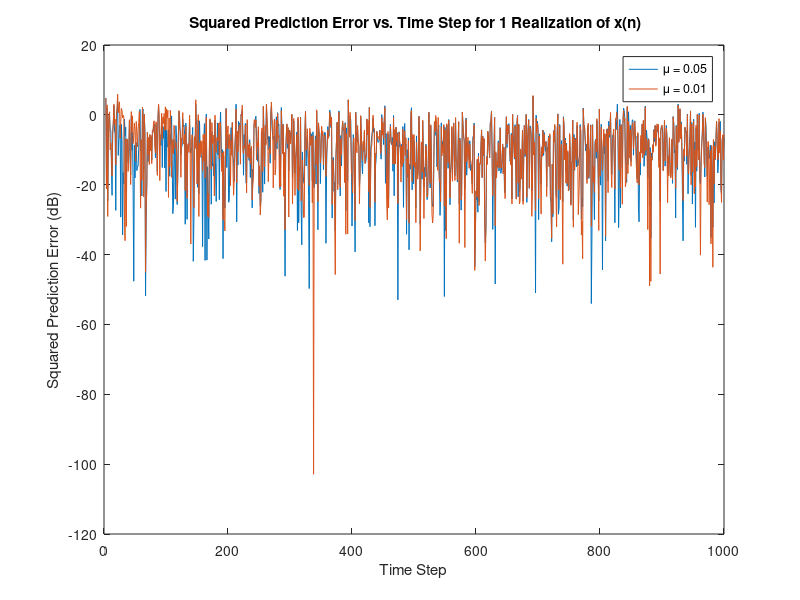
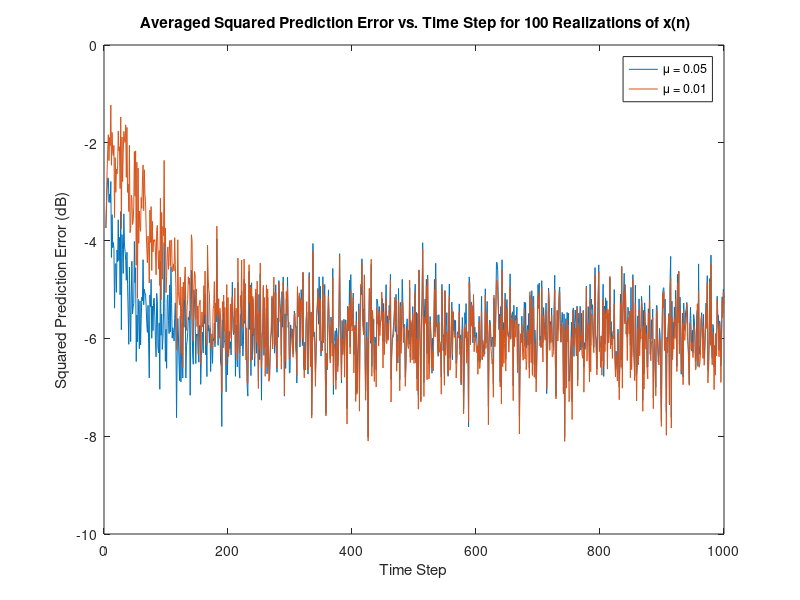
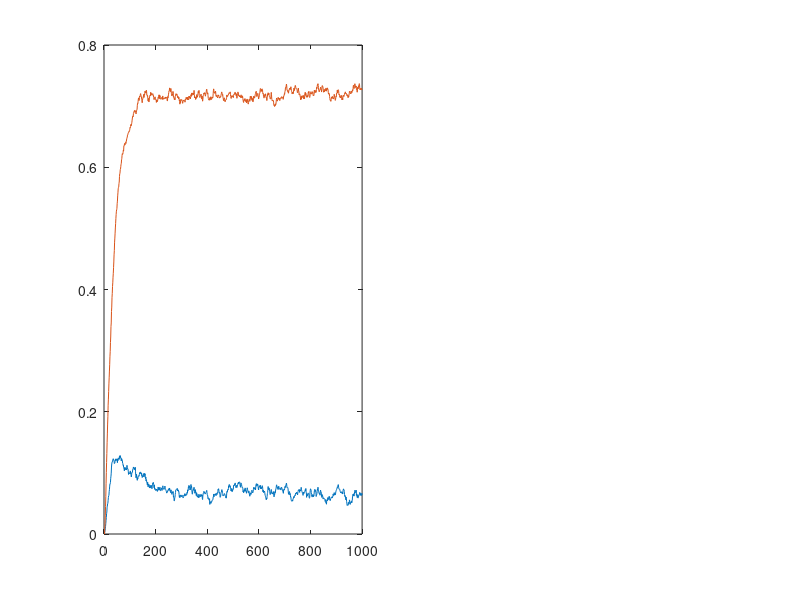

The MATLAB source for these figures, in order: (Note: this script raises an error after producing the figures.)
%% (b)  LMS adaptive predictor for 1 realization

%% Initialization
N =1000; % Number of samples
noise_var = 0.25; % Noise variance
a = [1, -0.1, -0.8]; % AR process coefficients
mu = [0.05, 0.01]; % Step sizes for the LMS algorithm
Num_iter = 1; % Number of realizations for averaging

% Preallocate matrices for error storage
error_matrix_1 = zeros(Num_iter, N); % For mu = 0.05
error_matrix_2 = zeros(Num_iter, N); % For mu = 0.01

%% Process Multiple Realizations
for iter = 1:Num_iter
    % Generate AR process
    h = sqrt(noise_var) * randn(N, 1); % White Gaussian noise
    x = filter(1, a, h); % AR model output
    
    % Initialize errors and weights for each mu
    errors_1 = zeros(N, 1);
    errors_2 = zeros(N, 1);
    weights_1 = zeros(2, N+1); % Including weight at n=0
    weights_2 = zeros(2, N+1); % Including weight at n=0
    
    % LMS Algorithm
    for n = 3:N % Start from 3 since we need x(n-1) and x(n-2)
        % Current input vector
        xn = [x(n-1); x(n-2)];
        
        % Update for mu = 0.05
        x_hat_1 = weights_1(:,n)' * xn;
        errors_1(n) = x(n) - x_hat_1;
        weights_1(:,n+1) = weights_1(:,n) + mu(1) * errors_1(n) * xn;
        
        % Update for mu = 0.01
        x_hat_2 = weights_2(:,n)' * xn;
        errors_2(n) = x(n) - x_hat_2;
        weights_2(:,n+1) = weights_2(:,n) + mu(2) * errors_2(n) * xn;
    end
    
    % Store squared prediction errors
    error_matrix_1(iter, :) = errors_1.^2;
    error_matrix_2(iter, :) = errors_2.^2;
end

% Calculate mean squared error in dB
mse_1_dB = 10 * log10(mean(error_matrix_1, 1));
mse_2_dB = 10 * log10(mean(error_matrix_2, 1));

%% Plotting
figure;

plot(mse_1_dB,  'DisplayName', ['\mu = ', num2str(mu(1))]);
hold on;
plot(mse_2_dB, 'DisplayName', ['\mu = ', num2str(mu(2))]);
title(' Squared Prediction Error vs. Time Step for 1 Realization of x(n)');
xlabel('Time Step');
ylabel('Squared Prediction Error (dB)');
legend show;


%% (b) for 100 realizations

%% Initialization
N =1000; % Number of samples
noise_var = 0.25; % Noise variance
a = [1, -0.1, -0.8]; % AR process coefficients
mu = [0.05, 0.01]; % Step sizes for the LMS algorithm
Num_iter = 100; % Number of realizations for averaging

% Preallocate matrices for error storage
error_matrix_1 = zeros(Num_iter, N); % For mu = 0.05
error_matrix_2 = zeros(Num_iter, N); % For mu = 0.01

%% Process Multiple Realizations
for iter = 1:Num_iter
    % Generate AR process
    h = sqrt(noise_var) * randn(N, 1); % White Gaussian noise
    x = filter(1, a, h); % AR model output
    
    % Initialize errors and weights for each mu
    errors_1 = zeros(N, 1);
    errors_2 = zeros(N, 1);
    weights_1 = zeros(2, N+1); % Including weight at n=0
    weights_2 = zeros(2, N+1); % Including weight at n=0
    
    % LMS Algorithm
    for n = 3:N % Start from 3 since we need x(n-1) and x(n-2)
        % Current input vector
        xn = [x(n-1); x(n-2)];
        
        % Update for mu = 0.05
        x_hat_1 = weights_1(:,n)' * xn;
        errors_1(n) = x(n) - x_hat_1;
        weights_1(:,n+1) = weights_1(:,n) + mu(1) * errors_1(n) * xn;
        
        % Update for mu = 0.01
        x_hat_2 = weights_2(:,n)' * xn;
        errors_2(n) = x(n) - x_hat_2;
        weights_2(:,n+1) = weights_2(:,n) + mu(2) * errors_2(n) * xn;
    end
    
    % Store squared prediction errors
    error_matrix_1(iter, :) = errors_1.^2;
    error_matrix_2(iter, :) = errors_2.^2;
end

% Calculate mean squared error in dB
mse_1_dB = 10 * log10(mean(error_matrix_1, 1));
mse_2_dB = 10 * log10(mean(error_matrix_2, 1));

%% Plotting
figure;

plot(mse_1_dB, 'DisplayName', ['\mu = ', num2str(mu(1))]);
hold on;
plot(mse_2_dB,  'DisplayName', ['\mu = ', num2str(mu(2))]);
title(' Averaged Squared Prediction Error vs. Time Step for 100 Realizations of x(n)');
xlabel('Time Step');
ylabel('Squared Prediction Error (dB)');
legend show;


%% (c) LMS Misadjustments

%Theoretical Misadjustment 

% Given values
R_xx = [0.926 0.463; 0.463 0.926]; % Autocorrelation matrix
sigma_eta_squared = 0.25; % Noise variance
mu_values = [0.05, 0.01]; % Step sizes

% Calculate the trace of R_xx
Tr_R_xx = trace(R_xx);

% Calculate theoretical M_LMS for each mu
M_LMS_theoretical = zeros(size(mu_values));
for i = 1:length(mu_values)
    mu = mu_values(i);
    M_LMS_theoretical(i) = mu * Tr_R_xx / 2;
end

% Display theoretical Misadjustment M_LMS
disp('Theoretical Misadjustment (M_LMS) for each mu:');
disp(['mu = 0.05: ', num2str(M_LMS_theoretical(1))]);
disp(['mu = 0.01: ', num2str(M_LMS_theoretical(2))]);

% Estimated Misadjustment 
% Assuming the error stabilizes in the last 20% of the samples
steady_state_range = 800:N;

% Calculate the steady-state MSE for each mu by averaging over the selected steady-state range
steady_state_mse_1 = mean(mean(error_matrix_1(:, steady_state_range)));
steady_state_mse_2 = mean(mean(error_matrix_2(:, steady_state_range)));

% Convert to dB for consistency with previous plots
steady_state_mse_1 = steady_state_mse_1;
steady_state_mse_2 = steady_state_mse_2;

% Display the steady-state MSE in dB
disp(['Steady-state MSE for mu = 0.05: ', num2str(steady_state_mse_1)]);
disp(['Steady-state MSE for mu = 0.01: ', num2str(steady_state_mse_2)]);


% Calculate EMSE from the MSE values by subtracting sigma_eta_squared
EMSE_mu1 = steady_state_mse_1 - sigma_eta_squared;
EMSE_mu2 = steady_state_mse_2- sigma_eta_squared;

% Calculate experimental M
M_experimental_mu1 = EMSE_mu1 / sigma_eta_squared;
M_experimental_mu2 = EMSE_mu2 / sigma_eta_squared;

% Display experimental Misadjustment M
disp(['Experimental Misadjustment (M) for mu = 0.05: ', num2str(M_experimental_mu1)]);
disp(['Experimental Misadjustment (M) for mu = 0.01: ', num2str(M_experimental_mu2)]);



%% (d) Time evolution of Filter coefficients


% Initialization
N = 1000;
Num_iter = 100;
noise_var = 0.25;
a = [1, -0.1, -0.8];
mu_values = [0.05, 0.01];
num_coef = 2;

% Preallocating arrays for storing coefficients
coefficients = zeros(Num_iter, num_coef, N, length(mu_values));

for mu_idx = 1:length(mu_values)
    mu = mu_values(mu_idx);
    for iter = 1:Num_iter
        % Signal generation
        x = filter(1, a, sqrt(noise_var) * randn(N, 1));

        % Initialize LMS variables
        weights = zeros(num_coef, N + 1);
        % Fixing x_n initialization
        x_n = zeros(num_coef, N);
        for k = 1:num_coef
            x_n(k, :) = [zeros(1, k), x(1:N-k)']; % Ensuring the dimensions match for concatenation
        end

        % LMS Algorithm
        for n = 1:N
            % Making sure to properly access x_n columns
            x_hat = weights(:, n)' * x_n(:, n);
            error = x(n) - x_hat;
            weights(:, n + 1) = weights(:, n) + mu * error * x_n(:, n);
        end

        % Store coefficients from this trial
        coefficients(iter, :, :, mu_idx) = weights(:, 2:end);
    end
end

% Calculating and plotting the mean of coefficients
figure;
for mu_idx = 1:length(mu_values)
    subplot(1, 2, mu_idx);
    mean_coeffs = squeeze(mean(coefficients(:, :, :, mu_idx), 1));
    plot(mean_coeffs');
    hold on;
    yline(-a(2), '--', 'Color', 'r', 'LineWidth', 1.2);
    yline(-a(3), '--', 'Color', 'b', 'LineWidth', 1.2);
    hold off;
    
    title(sprintf('Coefficient Evolution for \\mu=%.2f', mu_values(mu_idx)));
    xlabel('Sample');
    ylabel('Coefficient Value');
    legend('Estimated a_1', 'Estimated a_2', 'True a_1', 'True a_2', 'Location', 'best');
    ylim([-1, 1]);
end


%% (f) - Leaky LMS implementation


%% Parameters
a1 = 0.1; a2 = 0.8; std_eta = 0.5;
N = 1000; % Number of samples after removing the transient
num_trials = 100; % Number of independent trials
order = 2; % Order of the AR process

%% Generate the AR process signal
transient_length = 500; % Length of the transient response
total_length = N + transient_length; % Total length including the transient
data = filter([1], [1, -a1, -a2], std_eta * randn(total_length, num_trials));
data = data(transient_length + 1:end, :); % Remove the transient response

%% Learning rates and leakage coefficients
lrs = [0.05, 0.01];
gammas = [0.01, 0.1, 0.5, 0.9];
params_tot = zeros(order, N, num_trials, length(lrs), length(gammas));

%% Initialize the figure for subplots
figure;
plot_counter = 1; % Counter for subplot indexing

%% Leaky LMS algorithm
for j = 1:length(lrs) % For each learning rate
    for k = 1:length(gammas) % For each gamma value
        for trial = 1:num_trials % For each trial
            % Initialize the weights and the error
            weights = zeros(order, 1);
            errors = zeros(N, 1);
            
            for n = order + 1:N % For each time step
                % Flip the data to make the x vector
                x_vec = flip(data(n-order:n-1, trial));
                
                % Calculate the error
                errors(n) = data(n, trial) - weights' * x_vec;
                
                % Update the weights
                weights = (1 - lrs(j) * gammas(k)) * weights + ...
                          lrs(j) * errors(n) * x_vec;
                
                % Store the weights
                params_tot(:, n, trial, j, k) = weights;
            end
        end
        
        % Average the weights over all trials
        mean_weights = squeeze(mean(params_tot(:, :, :, j, k), 3));
        
        % Plotting
        subplot(length(lrs), length(gammas), plot_counter);
        plot(1:N, mean_weights(1, :), 'LineWidth', 1.2);
        hold on;
        plot(1:N, mean_weights(2, :), 'LineWidth', 1.2);
        yline(a1, '--', 'color', 'r', 'LineWidth', 1.2);
        yline(a2, 'k--', 'LineWidth', 1.2);
        title(sprintf('Leaky LMS - \\mu=%.2f, \\gamma=%.2f', lrs(j), gammas(k)));
        xlabel('Sample');
        ylabel('Coefficient Value');
        legend('Estimate a1', 'Estimate a2', 'True a1', 'True a2');
        hold off;
        ylim([-0.1 1])
        % Update the counter for the next subplot
        plot_counter = plot_counter + 1;
    end
end

%% Adjust the figure size if needed
set(gcf, 'Units', 'Normalized', 'OuterPosition', [0, 0, 1, 1]); % Maximize the figure window

%% 2.2 (a) 


clear all; clc;

% Initialization
wo = 0.9;
std_eta = sqrt(0.5);
input = std_eta * randn(1500, 1000);
output = filter([1, wo], [1], input);
output = output(501:end, :); % Remove transient effects
input = input(501:end, :);

% Parameters
rho = 0.001;
alpha = 0.8;
lr_fixed = [0.01, 0.1]; % Fixed LMS learning rates
lr_gass_initial = [0.1, 0.2]; % Initial step sizes for GASS

gass = {'standard', 'ben', 'af', 'mx'};

% Preallocate for parameters
params_tot = zeros(4, 1000, 1000); % For 2 fixed LMS and 2 GASS methods
figure;

for lr_index = 1:length(lr_gass_initial)
    lr_gass = lr_gass_initial(lr_index); % Current GASS learning rate
    lrs = [lr_fixed, repmat(lr_gass, 1, length(gass))]; % Combine learning rates

    % Run simulations for each method
    for methodIndex = 1:length(lrs)
        for trial = 1:1000
            % Adjust method selection for GASS or fixed LMS
            method = 'standard'; % Default for fixed LMS
            if methodIndex > length(lr_fixed) % Select GASS method
                method = gass{methodIndex - length(lr_fixed)};
            end
            
            % Perform LMS or GASS algorithm
            [~, params_tot(methodIndex, :, trial), ~] = ...
                lms_arma(output(:, trial), input(:, trial), 0, 1, lrs(methodIndex), method, rho, alpha, 0);
        end

        % Plot results for this method
        subplot(1, 2, lr_index);
        param_error = -(squeeze(mean(params_tot(methodIndex, :, :), 3) - wo));
        hold on;
        plot(param_error, 'LineWidth', 1.5);
    end

    % Configure plot settings
    set(gca, 'fontsize', 18);
    legend('$\mu=0.01$ (Fixed LMS)', '$\mu=0.1$ (Fixed LMS)', 'Benveniste', 'Ang \& Farhang', 'Matthews \& Xie', ...
           'Interpreter', 'Latex', 'Location', 'best');
    title(sprintf('GASS (Initial Step Size = %.1f) and Fixed LMS Weight Error Curves', lr_gass), 'Interpreter', 'Latex');
    ylabel('Weight Error'); 
    xlabel('Sample');
    ylim([0, 1]);
    hold off;
end



%% 2.2(c)


clear all; clc;
% Computing the parameter and error dynamics for each method
wo = 0.9; std_eta = (0.5).^0.5;
input = std_eta*randn(750, 10000);
output = filter([1, wo], [1], input);
output = output(501:end, :); % remove transient filter effects
input = input(501:end, :);

rho_g = 0.005; rho_b = 0.002;
lr_g = 1; lr_b = 0.1;

figure(1);
params_tot_g = zeros(250, 10000); error_tot_g = zeros(250, 10000);
params_tot_b = zeros(250, 10000); error_tot_b = zeros(250, 10000);
for i = 1:10000
    if mod(i, 100) == 0
        sprintf('Realisation %d', i);
    end
    [~, params_tot_g(:, i), error_tot_g(:, i)] = ...
        gngd(output(:, i), input(:, i), 0, 1, lr_g, rho_g, 0);
    [~, params_tot_b(:, i), error_tot_b(:, i)] = ...
        lms_arma(output(:, i), input(:, i), 0, 1, lr_b,'ben', rho_b, 0, 0);
end
% Averaging & Processing
params_tot_g = (squeeze(mean(params_tot_g, 2)));
params_tot_b = (squeeze(mean(params_tot_b, 2)) );
error_tot_g = squeeze(mean(mag2db(error_tot_g.^2), 2));
error_tot_b = squeeze(mean(mag2db(error_tot_b.^2), 2));

% Plot appropriate graphs obtained
figure;
xlim([0 200]); ylim([0 1]); set(gca,'fontsize', 16); hold on;
plot([1:length(params_tot_g)], params_tot_g);
plot([1:length(params_tot_b)], params_tot_b);
title('Weight Estimates for GNGD and Benveniste Algorithm')
legend('GNGD', 'Benveniste');
ylabel('Weight Magnitude'); xlabel('Sample');
hold off;

%% 2.3 (a)

% Define the parameters
N = 1000; % Number of samples
M = 5; % Filter length
muLMS = 0.01; % Learning rate
omega = 0.01 * pi; % Angular frequency of the clean signal

% Generate signals
n = 0:N-1;
x = sin(omega * n); % Clean signal
v = randn(1, N); % White noise with unit variance
eta = v + 0.5 * [zeros(1, 2), v(1:end-2)]; % Colored noise
s = x + eta; % Noise-corrupted signal

% Range of Delta values to test
Delta_values = 1:10;
MSPE = zeros(size(Delta_values)); % To store MSPE for each Delta

% Loop over Delta values and use ALE_LMS function
for Delta = Delta_values
    [w, xhat, error] = ale_lms(s, muLMS, Delta, M);
    % Compute MSPE for the current Delta
    MSPE(Delta) = mean((x(Delta+M:end) - xhat(Delta+M:end)).^2);
end

% Plotting the MSPE for different Delta values
figure;
plot(Delta_values, MSPE, '-o');
xlabel('\Delta');
ylabel('MSPE');
title('MSPE for Different \Delta Values in ALE for M = 5');
grid on;

%% 2.3 (b)b(i)


% Define the parameters
N = 1000; % Number of samples
muLMS = 0.01; % Learning rate
omega = 0.01 * pi; % Angular frequency of the clean signal
M_values = [5, 10, 15, 20]; % Filter lengths to test
Delta_values_full = 3:25; % Full range of Delta values to test

% Generate signals
n = 0:N-1;
x = sin(omega * n); % Clean signal
v = randn(1, N); % White noise with unit variance
eta = v + 0.5 * [zeros(1, 2), v(1:end-2)]; % Colored noise
s = x + eta; % Noise-corrupted signal

MSPE_matrix = zeros(length(M_values), length(Delta_values_full));

for mIdx = 1:length(M_values)
    M = M_values(mIdx);
    for dIdx = 1:length(Delta_values_full)
        Delta = Delta_values_full(dIdx);
        [~, xhat, error] = ale_lms(s, muLMS, Delta, M);
        MSPE_matrix(mIdx, dIdx) = mean((x(Delta+M:end) - xhat(Delta+M:end)).^2);
    end
end


figure;
subplot(1, 3, 1); % Use subplot to arrange plots horizontally
hold on; % Allows multiple lines to be plotted on the same figure
colors = lines(length(M_values)); % Obtain distinct colors for each line
for mIdx = 1:length(M_values)
    plot(Delta_values_full, MSPE_matrix(mIdx, :), '-o', 'Color', colors(mIdx,:), 'DisplayName', ['M = ', num2str(M_values(mIdx))]);
end
hold off;
xlabel('\Delta');
ylabel('MSPE');
title('MSPE for Different \Delta Values Across M');
legend show;
grid on;

% Specific Delta values for overlay plots
Delta_specific = [3, 25];
M_specific = 5; % Specific filter order for overlay plots

% Loop for subplots 2 and 3: Overlay plots for specific Delta values and M=5
for i = 1:2
    Delta = Delta_specific(i);
    subplot(1, 3, i+1); % Arrange these plots horizontally
    [~, xhat, ~] = ale_lms(s, muLMS, Delta, M_specific);
   
    plot(n, s, ':', 'LineWidth', 1);hold on;
   
     plot(n, xhat, '-.', 'LineWidth', 2);
      plot(n, x, 'b', 'LineWidth', 2);
    hold off;
    legend( 'Noise-Corrupted Signal','Estimated Signal', 'Clean Signal', 'Location', 'best');
    xlabel('Sample');
    ylabel('Signal Amplitude');
    title(['\Delta = ', num2str(Delta), ', M = ', num2str(M_specific)]);
    grid on;
end

%% 2.3 (c)


%Number of samples to use
N=1000;

%Generating clean signal
omega_0 = 0.01*pi;
n=(0:N-1)';
x = sin(omega_0.*n);

%Filter coefficients for coloured noise
a=1;
b=[1 0 0.5];


mu=0.01; %LMS learning rate
filter_order = 5; %LMS filter order
N_iter=100; %Number of iterations
x_approx_3= zeros(N_iter,N);
x_approx_4 = zeros(N_iter,N);
MSPE_3 = zeros(N_iter,1);
MSPE_4 = zeros(N_iter,1);
delay = 3; %minimum delay used
figure;
for iter = 1:N_iter
    v = randn(N,1); %white noise
    h=filter(b,a,v); %obtaining coloured noise
    s = x+h; %Noise-corrupted signal
    u=2*h - 0.3;%Obtaining reference signal
    
    %Computing ALE algorithm
    [x_hat,~,~] = ALE_lms(s,mu,filter_order,delay);
    x_approx_3(iter,:)=x_hat;
    MSPE_3(iter) = mean((x-x_hat).^2);
    
    %Computing ANC algorithm
    [noise_est,x_hat,~] = ANC_lms(u,s,mu,filter_order);
    x_approx_4(iter,:)=x_hat;
    MSPE_4(iter) = mean((x-x_hat).^2);
    
end
%Obtaining the ensemble-averaged signal
x_approx_ALE = mean(x_approx_3);
x_approx_ANC = mean(x_approx_4);

subplot(1,2,1)
plot(x_approx_ALE,'Linewidth',1)
hold on
plot(x,'k','Linewidth',1)
grid on
xlabel('Sample','FontSize',11); ylabel('Signal Amplitude','FontSize',11);
legend('ALE estimate','Clean')
MSPE_ALE = mean(MSPE_3);
title(['ALE with MSE = ', num2str(MSPE_ALE),' | M=5 and \Delta=3'])



subplot(1,2,2)
plot(x_approx_ANC,'Linewidth',1)
hold on
plot(x,'k','Linewidth',1)
grid on
xlabel('Sample','FontSize',11); ylabel('Signal Amplitude','FontSize',11);
legend('ANC estimate','Clean')
MSPE_ANC = mean(MSPE_4);
title(['ANC with MSE = ', num2str(MSPE_ANC),' | M=5'])

%% 2.3 (d)

clear all;
clc
load 'EEG_Data_Assignment2.mat';
c = Cz;
Cz_norm = normalize(c);
data = detrend(Cz);

%% Constructing time axis
dt=1/fs; %In seconds
stop_time=length(data)*dt;
t = (0:dt:stop_time-dt)'; % seconds.

%% Constructing synthetic reference input
f0 = 50; % Sine wave frequency (hertz)
ref_signal = sin(2*pi*f0*t) + 0.001*randn(size(t));

% spectrogram parameters
L=4*fs; %Length of windows
perc_over = 0.5; %percentage overlap
nOverlap = round(perc_over * L); %samples overlapping
nfft = 3*L; % nFFT points

%% Noise-corrupted EEG data
figure;
spectrogram(data, hanning(L),nOverlap , nfft, fs, 'yaxis');
ylim([0 100])
title('Spectrogram of noise-corrupted EEG data (Cz)')

% Varying parameters

mu=[0.001,0.01,0.1];
%Model order
M=[3,10,20];
index=1;
for order_ind =1:length(M)
    for mu_ind=1:length(mu)
        %Computing ANC algorithm
        [noise_est,x_hat,~] = ANC_lms(ref_signal,data,mu(mu_ind),M(order_ind));
        subplot(3,3,index)
        spectrogram(x_hat, hanning(L),nOverlap , nfft, fs, 'yaxis');
        title(['M = ',num2str(M(order_ind)),' and \mu = ', num2str(mu(mu_ind))]);
        ylim([0 100]);
        index=index+1;
    end
end

mu_opt = 0.001;
M_opt = 10;

%Computing ANC algorithm
[noise_est,x_hat,~] = ANC_lms(ref_signal,data,mu_opt,M_opt);figure;

spectrogram(x_hat, hanning(L),nOverlap , nfft, fs, 'yaxis');
title(['De-noised EEG signal (M=',num2str(M_opt),',\mu=',num2str(mu_opt),')']);
ylim([0 100])





%%
function [ar_params, ma_params, error] = lms_arma(output, input, p, q, lr, gass, rho, alpha, leak)

params = zeros(p+q, length(output)); % Combined AR and MA parameters
phi = zeros(p+q, length(output)); % Auxiliary vector for GASS update
lrs = lr * ones(size(output)); % Learning rates
error = ones(size(output)); % Prediction errors

for i = max([p,q]) + 1 : length(output) - 1
    % Construct augmented data vector
    aug_dat = [flip(output(i-p:i-1)); flip(input(i-q:i-1))]';
    % Calculate prediction error
    error(i) = output(i) - dot(aug_dat, params(:, i));
    % Parameter update with leakage
    params(:, i+1) = (1 - leak * lr) * params(:, i) + lrs(i) * error(i) * aug_dat;
    % Update step-size according to selected GASS method
    if i > max([p,q]) + 1
        switch gass
            case 'af'
                phi(:, i) = alpha * phi(:, i-1) + error(i-1) * prev_aug_dat;
            case 'ben'
                phi(:, i) = (eye(length(prev_aug_dat)) - lrs(i-1) * (prev_aug_dat * prev_aug_dat')) * phi(:, i-1) + error(i-1) * prev_aug_dat;
            case 'mx'
                phi(:, i) = error(i-1) * prev_aug_dat;
        end
        if ~strcmp(gass, 'standard')
            lrs(i+1) = lrs(i) + rho * error(i) * dot(aug_dat, phi(:, i));
        end
    end
    prev_aug_dat = aug_dat; % Save current augmented data for the next iteration
end

% Extract AR and MA parameters from combined parameter matrix
ar_params = params(1:p, :); 
ma_params = params(p+1:end, :);

end






function [ar_params, ma_params, error] = gngd(output, input, p, q, lr, rho, leak)
% Initialize parameters and variables
    params = zeros(p+q, length(output));
    error = ones(size(output));
    reg = ones(size(output)) / lr;
    old_dat = zeros(max([p, q]), 1); % Placeholder for previous data vector

    % Main loop for adaptive filtering
    for i = max([p, q]) + 1 : length(output) - 1
        % Constructing augmented data vector from past output and input values
        aug_dat = [flip(output(i-p:i-1)); flip(input(i-q:i-1))];
        % Calculating prediction error
        error(i) = output(i) - aug_dat' * params(:, i);
        % Learning rate adjustment
        lr_now = lr / (reg(i) + aug_dat' * aug_dat);
        % Parameters update with leakage correction
        params(:, i+1) = (1 - leak * lr) * params(:, i) + lr_now * error(i) * aug_dat;
        
        % Regularization parameter update, avoiding this computation on the first iteration
        if i > max([p, q]) + 1
            num = rho * lr * error(i) * error(i-1) * dot(old_dat, aug_dat);
            den = (reg(i-1) + dot(old_dat, old_dat))^2;
            reg(i+1) = reg(i) - num / den;
        end
        old_dat = aug_dat;
    end
    
    % Extract AR and MA parameters from the composite parameters matrix
    ar_params = params(1:p, :);
    ma_params = params(p+1:end, :);
end





function [w, xhat, error] = ale_lms(signal, lr, delta, M)
   
    w = zeros(M, length(signal)); % Adjusted size
    error = zeros(size(signal));
    xhat = zeros(size(signal)); % Ensure xhat is initialized to zeros

    for n = delta+M:length(signal)
        u = flip(signal(n-delta-M+1:n-delta));
        xhat(n) = dot(w(:, n - delta - M + 1), u); % Corrected indexing for w
        error(n) = signal(n) - xhat(n);
       w(:, n - delta - M + 1 + 1) = w(:, n - delta - M + 1) + lr * error(n) * u';

    end
    w = w(:, 2:end); % Exclude the initial column of zeros
end





function [noise_Est,x_hat,weights] = ANC_lms(u,s,mu,order)

N = length(s); % Total number of samples in the signal
% Initialization
noise_Est = zeros(N,1); % Estimated noise
x_hat = zeros(N,1); % Denoised signal
weights = zeros(order, N); % Adaptive filter weights over time

% Padding the reference signal (u) with zeros to handle the filter order
paddedU = [zeros(order-1, 1); u];

for n = 1:N
    % Collecting the current and past order-1 samples from u
    u_n = flipud(paddedU(n:n+order-1));
    
    % Estimate the current noise sample
    noise_Est(n) = weights(:,n)' * u_n;
    
    % Subtracting the estimated noise from the primary input (s) to get the denoised signal
    x_hat(n) = s(n) - noise_Est(n);
    
    % Updating the weights for the next iteration using the LMS algorithm
    if n < N % To ensure we don't go beyond N when indexing
        weights(:, n+1) = weights(:, n) + mu * x_hat(n) * u_n;
    end
end

% Adjusting the weights matrix to exclude the initial zero column
weights = weights(:, 2:end);

end




function [x_hat,error,weights] = ALE_lms(x,mu,order,D)


N = length(x); % Total number of samples
% Initialization
x_hat = zeros(N,1); % Estimated signal
error = zeros(N,1); % Error signal
weights = zeros(order, N); % Adaptive filter weights

% Padding x with zeros at the beginning to account for delay and order
paddedX = [zeros(order+D-1, 1); x];

for n = 1:N
    % Create a vector of current sample and (order-1) previous samples
    x_n = flipud(paddedX(n:n+order-1));
    
    % Estimate the current sample
    x_hat(n) = weights(:,n)' * x_n;
    
    % Calculate error between actual and estimated sample
    error(n) = paddedX(n+order+D-1) - x_hat(n);
    
    % Update the weights using the LMS algorithm
    if n < N % To prevent index exceeding matrix dimensions
        weights(:, n+1) = weights(:, n) + mu * error(n) * x_n;
    end
end

% Adjust weights matrix to exclude the first column which is all zeros
weights = weights(:, 2:end);

end